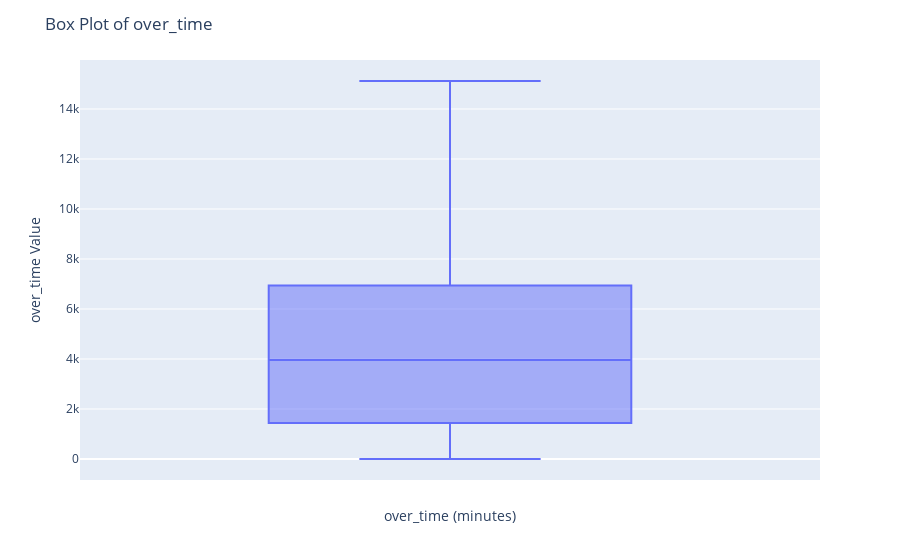

Write notebook code for a chart like this one.
### Code cell
# box plot on Overtime using plotly
fig = px.box(df, y='over_time')

# Add labels and title
fig.update_layout(
    xaxis_title='over_time (minutes)',
    yaxis_title='over_time Value',
    title='Box Plot of over_time'
)

### Figure 1 — Plotly figure (JSON) as saved in the notebook; plotly's stock layout.template omitted (floating-point values rounded to 4 significant figures; data arrays with more than 128 entries replaced by an {"elided": "..."} marker saying what was removed)
{"data": [{"alignmentgroup": "True", "hovertemplate": "over_time=%{y}<extra></extra>", "legendgroup": "", "marker": {"color": "#636efa"}, "name": "", "notched": false, "offsetgroup": "", "orientation": "v", "showlegend": false, "type": "box", "x0": " ", "xaxis": "x", "y": {"elided": "1196 int values"}, "y0": " ", "yaxis": "y"}], "layout": {"boxmode": "group", "legend": {"tracegroupgap": 0}, "margin": {"t": 60}, "title": {"text": "Box Plot of over_time"}, "xaxis": {"anchor": "y", "domain": [0, 1], "title": {"text": "over_time (minutes)"}}, "yaxis": {"anchor": "x", "domain": [0, 1], "title": {"text": "over_time Value"}}}}
